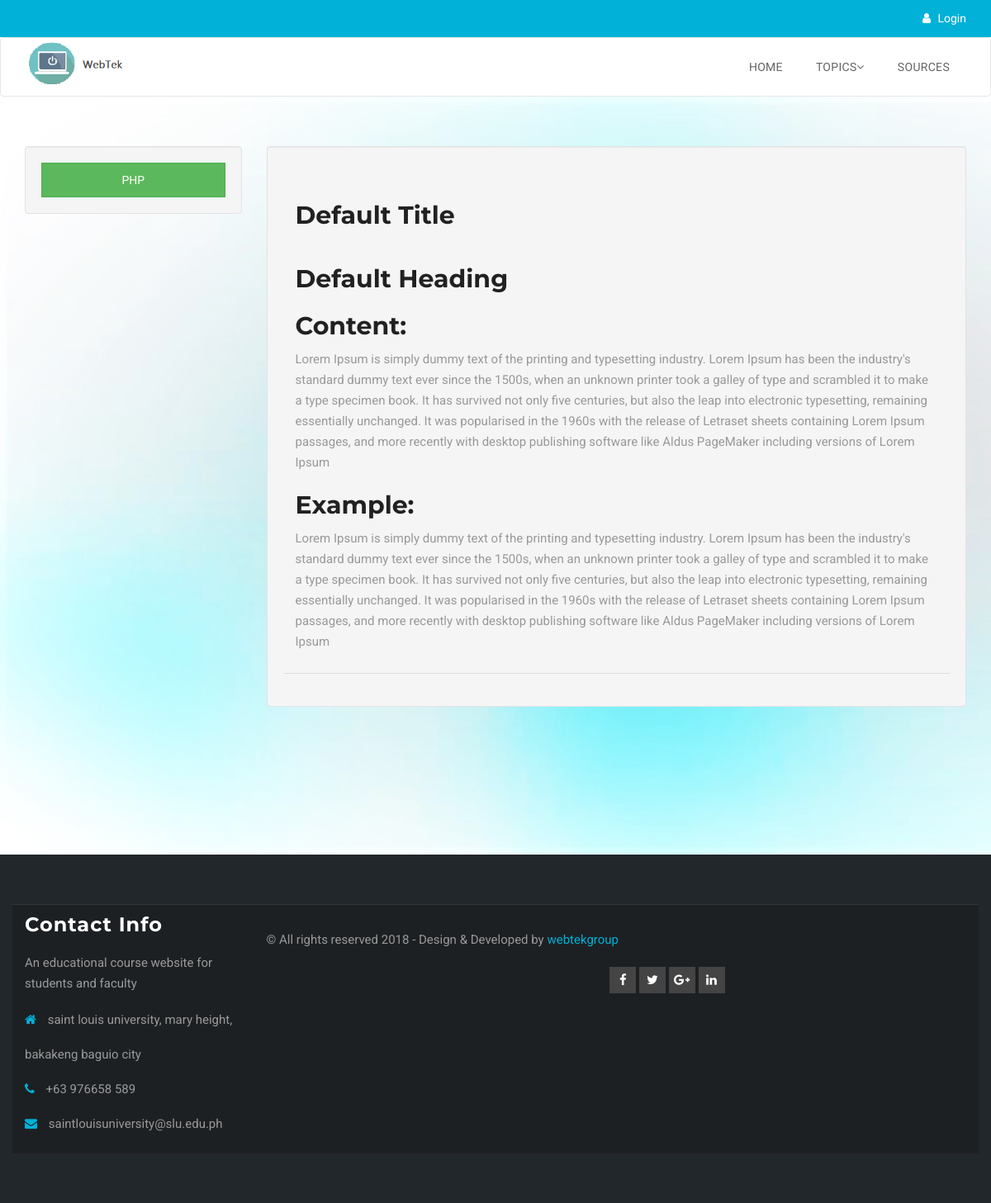
The app's page /index.php/welcome/loadNode, older data.
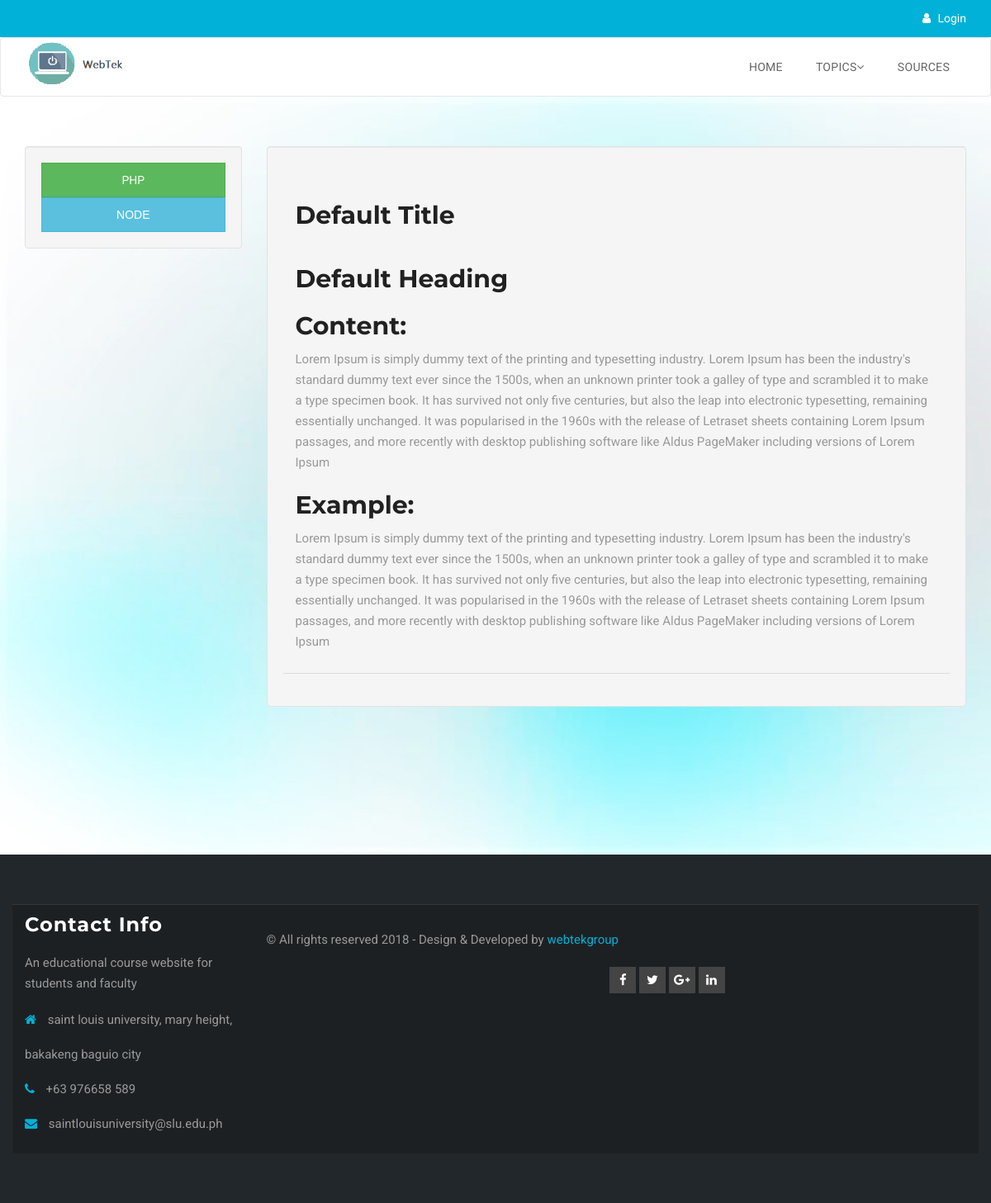
The same page, newer data.
### tables this page shows
CREATE TABLE IF NOT EXISTS `content` (
  `contentID` int(10) NOT NULL AUTO_INCREMENT,
  `topic` varchar(50) DEFAULT NULL,
  `title` text,
  `heading` text,
  `body` text,
  `sample` text,
  `instructor` int(10) NOT NULL,
  PRIMARY KEY (`contentID`),
  KEY `content_pusher` (`instructor`)
);

### application/controllers/Welcome.php (called while the page is built, shortened)
<?php
class Welcome extends CI_Controller {
	public function __construct()
	{
		$this->load->helper('url');
		$this->load->library('session');
		$this->load->model('session_model');
		$this->load->model('user_model');
		$this->load->helper('form');
		$this->load->library('form_validation');
	}
	public function loadNode()
	{
		$data['session'] = $this->session_model->sessionCheck();
		$topicName = "nodejs";
		$data['nodes'] = $this->user_model->getTopicLessons($topicName);
		$this->load->view('fragments/head.php');
		$this->load->view('fragments/header.php',$data);
		$this->load->view('fragments/scripts.php');
		$this->load->view('nodeMainPage.php');
		$this->load->view('fragments/footer.php');
	}
}

### index.php (called while the page is built, shortened)
<?php
require_once BASEPATH.'core/CodeIgniter.php';

### application/models/User_model.php (called while the page is built, shortened)
<?php
	class User_model extends CI_model
	{
		public function getTopicLessons($topic){
			$this->db->select('*');
			$this->db->from('content');
			$this->db->where('topic', $topic);
			$query = $this->db->get();
			return $query->result_array();
		}
	}
?>

### application/views/nodeMainPage.php (the view, shortened to what this page needs)
<section class="activity-area section">
    <div class="container">
        <div class="row">
 		<div class="col-lg-3">
 			<div class="well">
 				<a class="btn btn-block btn-success" href="<?php echo base_url('welcome/setNodejsLessonID') ?>">PHP</a>
		<form method="POST" action="<?php echo base_url('welcome/setNodejsLessonID') ?>">
			<?php
				foreach ($nodes as $node) {
			?>
				<button type="submit" name="topicContent" value="<?php echo $node['contentID'] ?>" class="btn btn-block btn-info topicContent"><?php echo $node['title'] ?></button>
			<?php
				}
			?>
		</form>
 			</div>
 		</div>
 		<div class="col-lg-9">
 			<div class="panel form-horizontal well">
           <div class="panel-body">
           	<?php
           		if ($lessonData) {
           	?>
           		<h1><?php echo $lessonData['title'] ?></h1>
           		<h2><?php echo $lessonData['heading'] ?></h2>
           		<h3>Content:</h3>
           		<p><?php echo $lessonData['body'] ?></p>
           		<h3>Example:</h3>
           		<p><?php echo $lessonData['sample'] ?></p>
           	<?php
           		}else{
           	?>
           	<h1>Default Title</h1>
           	<h2>Default Heading</h2>
			<h3>Content:</h3>
           	<p>Lorem Ipsum is simply dummy text of the printing and typesetting industry. Lorem Ipsum has been the industry's standard dummy text ever since the 1500s, when an unknown printer took a galley of type and scrambled it to make a type specimen book. It has survived not only five centuries, but also the leap into electronic typesetting, remaining essentially unchanged. It was popularised in the 1960s with the release of Letraset sheets containing Lorem Ipsum passages, and more recently with desktop publishing software like Aldus PageMaker including versions of Lorem Ipsum</p>
           	<h3>Example:</h3>
           	<p>Lorem Ipsum is simply dummy text of the printing and typesetting industry. Lorem Ipsum has been the industry's standard dummy text ever since the 1500s, when an unknown printer took a galley of type and scrambled it to make a type specimen book. It has survived not only five centuries, but also the leap into electronic typesetting, remaining essentially unchanged. It was popularised in the 1960s with the release of Letraset sheets containing Lorem Ipsum passages, and more recently with desktop publishing software like Aldus PageMaker including versions of Lorem Ipsum</p>
           	<?php
            	}
           	?>
           </div>
           <div class="panel-footer">
           </div>
         	</div>
 		</div>
 	</div>
    </div>
</section>

Row changes from the older to the newer data that the page shows:
added content: $node['contentID'] 8 (drawn), title "NODE"
